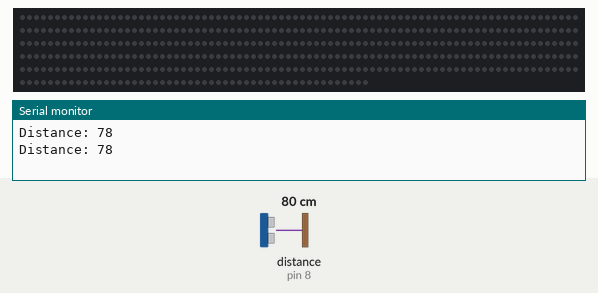
This sketch was run on a simulated Arduino Uno, built with avr-gcc and run on an emulated ATmega328P. Parts: 450 RGB LEDs in strip order, left to right, continuing on the next row, the last lines printed to the serial monitor. Wiring (inferred from the names in the program): ultrasonic range finder: trigger pin 10; echo pin 8. The inputs (shaded band) are chosen by the test bench; at power-on: distance to the obstacle (sensor on pin 8) 80 cm. The echo pulse lasts 58.3 µs per cm; dim RGB values are drawn brighter than linear.

Above: at 1.9 s.
2.0 s: distance to the obstacle (sensor on pin 8) set to 71 cm
3.5 s: distance to the obstacle (sensor on pin 8) set to 61 cm
At 5.7 s:
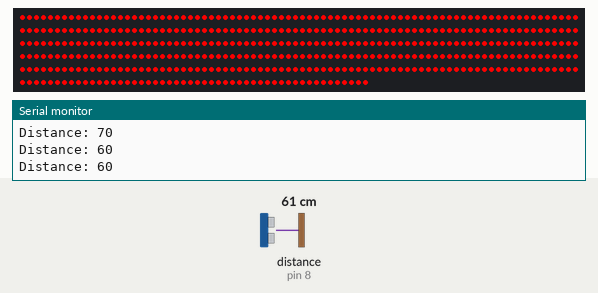
6.0 s: distance to the obstacle (sensor on pin 8) set to 120 cm
At 6.95 s:
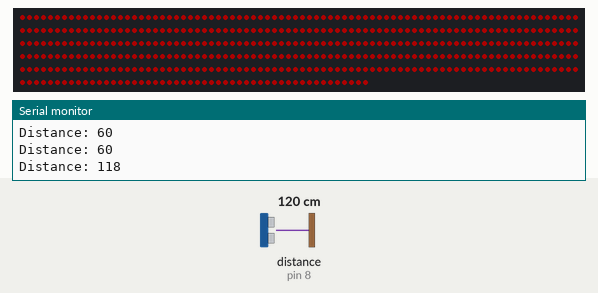
8.0 s: distance to the obstacle (sensor on pin 8) set to 2 cm
At 10.1 s:
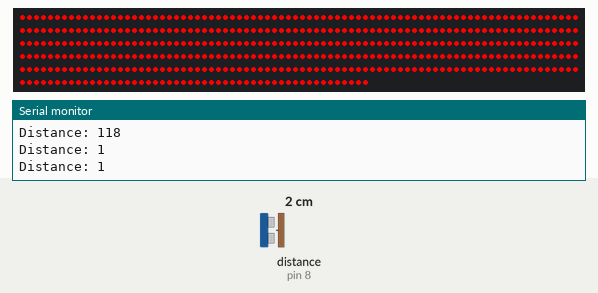
10.4 s: distance to the obstacle (sensor on pin 8) set to 250 cm
At 11.9 s:
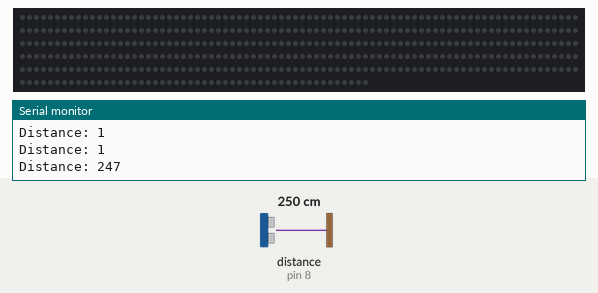
Timing chart, 0 to 13.4 s (numbered marks = the images above; inputs shaded):
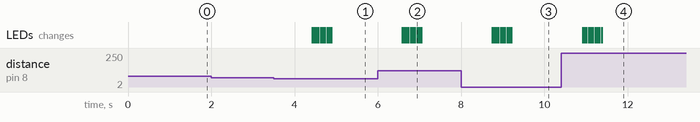

Measured:
- the behaviour switches between 66 and 65 cm on distance to the obstacle (sensor on pin 8) (found by bisection; images 0 and 1)
- after the input at 3.5 s, the LEDs: first change after 0.93 s (image 1 shows a later state)
- after the input at 8.0 s, the LEDs: first change after 0.75 s (image 3 shows a later state)

The sketch:

sketch_jun24a.ino
```cpp
#include <Adafruit_NeoPixel.h>

#define trigPin 10
#define echoPin 8
#define LED_PIN 6      // Pin for the WS2812B LED strip
#define NUMPIXELS 450   // Number of LEDs on your strip

Adafruit_NeoPixel strip = Adafruit_NeoPixel(NUMPIXELS, LED_PIN, NEO_GRB + NEO_KHZ800);

long duration;
int distance;

void setup() {
  pinMode(trigPin, OUTPUT);
  pinMode(echoPin, INPUT);
  strip.begin();
  strip.show();  // Initialize all pixels to 'off'
  Serial.begin(9600);
}

void loop() {
  digitalWrite(trigPin, LOW);
  delayMicroseconds(2);
  digitalWrite(trigPin, HIGH);
  delayMicroseconds(10);
  digitalWrite(trigPin, LOW);

  duration = pulseIn(echoPin, HIGH);
  distance = duration * 0.034 / 2;

  Serial.print("Distance: ");
  Serial.println(distance);

  if (distance < 65) {
    // Fade in to red
    fadeToColor(strip.Color(255, 0, 0), 10);  // Red
  } else {
    // Fade out
    fadeToColor(strip.Color(0, 0, 0), 10);  // Off
  }

  delay(500);  // Wait before taking another measurement
}

// Function to gradually fade to a specified color
void fadeToColor(uint32_t color, int steps) {
  uint32_t startColor = strip.getPixelColor(0);  // Assume all LEDs start with the same color
  uint8_t startR = (startColor >> 16) & 0xFF;
  uint8_t startG = (startColor >> 8) & 0xFF;
  uint8_t startB = startColor & 0xFF;
  uint8_t endR = (color >> 16) & 0xFF;
  uint8_t endG = (color >> 8) & 0xFF;
  uint8_t endB = color & 0xFF;

  for (int step = 0; step <= steps; step++) {
    uint8_t r = map(step, 0, steps, startR, endR);
    uint8_t g = map(step, 0, steps, startG, endG);
    uint8_t b = map(step, 0, steps, startB, endB);

    for (int i = 0; i < strip.numPixels(); i++) {
      strip.setPixelColor(i, strip.Color(r, g, b));
    }
    strip.show();
    delay(30);  // Adjust delay for smooth transition speed
  }
}
```
